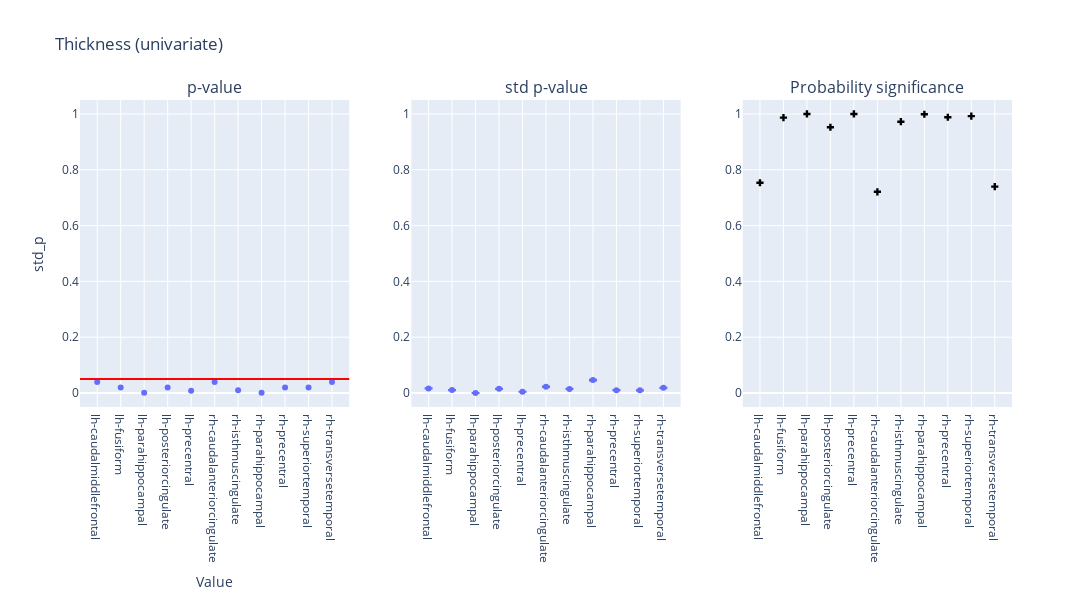

The notebook cell this image was saved under:
### Code cell
plot_dumbbell(df_thickness_uni, "Thickness (univariate)")

### Figure 1 — Plotly figure (JSON) as saved in the notebook; plotly's stock layout.template omitted (floating-point values rounded to 4 significant figures)
{"data": [{"hovertemplate": "region=%{x}<br>p_value=%{y}<extra></extra>", "legendgroup": "", "marker": {"color": "#636efa", "symbol": "circle"}, "mode": "markers", "name": "", "orientation": "v", "showlegend": false, "type": "scatter", "x": ["lh-caudalmiddlefrontal", "lh-fusiform", "lh-parahippocampal", "lh-posteriorcingulate", "lh-precentral", "rh-caudalanteriorcingulate", "rh-isthmuscingulate", "rh-parahippocampal", "rh-precentral", "rh-superiortemporal", "rh-transversetemporal"], "xaxis": "x", "y": [0.04, 0.02, 0.001, 0.02, 0.008, 0.04, 0.01, 0.001, 0.02, 0.02, 0.04], "yaxis": "y"}, {"error_y": {"array": [0.0004556, 0.0002874, 2.215e-06, 0.000409, 0.0001199, 0.0006195, 0.0003977, 0.001268, 0.000281, 0.0002608, 0.0005093], "arrayminus": [0.0004685, 0.0002956, 2.278e-06, 0.0004207, 0.0001233, 0.0006371, 0.000409, 0.001304, 0.000289, 0.0002683, 0.0005238]}, "hovertemplate": "region=%{x}<br>std_p=%{y}<extra></extra>", "legendgroup": "", "marker": {"color": "#636efa", "symbol": "circle"}, "mode": "markers", "name": "", "orientation": "v", "showlegend": false, "type": "scatter", "x": ["lh-caudalmiddlefrontal", "lh-fusiform", "lh-parahippocampal", "lh-posteriorcingulate", "lh-precentral", "rh-caudalanteriorcingulate", "rh-isthmuscingulate", "rh-parahippocampal", "rh-precentral", "rh-superiortemporal", "rh-transversetemporal"], "xaxis": "x2", "y": [0.01672, 0.01055, 8.131e-05, 0.01501, 0.0044, 0.02274, 0.0146, 0.04653, 0.01031, 0.009575, 0.0187], "yaxis": "y2"}, {"marker": {"color": "black", "symbol": "cross"}, "mode": "markers", "name": "Flip probability", "showlegend": false, "type": "scatter", "x": ["lh-caudalmiddlefrontal", "lh-fusiform", "lh-parahippocampal", "lh-posteriorcingulate", "lh-precentral", "rh-caudalanteriorcingulate", "rh-isthmuscingulate", "rh-parahippocampal", "rh-precentral", "rh-superiortemporal", "rh-transversetemporal"], "xaxis": "x3", "y": [0.7535, 0.9867, 1.0, 0.9524, 1.0, 0.721, 0.9722, 0.999, 0.9881, 0.9921, 0.7396], "yaxis": "y3"}], "layout": {"annotations": [{"font": {"size": 16}, "showarrow": false, "text": "p-value", "x": 0.1444, "xanchor": "center", "xref": "paper", "y": 1, "yanchor": "bottom", "yref": "paper"}, {"font": {"size": 16}, "showarrow": false, "text": "std p-value", "x": 0.5, "xanchor": "center", "xref": "paper", "y": 1, "yanchor": "bottom", "yref": "paper"}, {"font": {"size": 16}, "showarrow": false, "text": "Probability significance", "x": 0.8556, "xanchor": "center", "xref": "paper", "y": 1, "yanchor": "bottom", "yref": "paper"}], "height": 600, "hovermode": "closest", "shapes": [{"line": {"color": "red", "width": 2}, "type": "line", "x0": 0, "x1": 1, "xref": "x domain", "y0": 0.05, "y1": 0.05, "yref": "y"}], "title": {"text": "Thickness (univariate)"}, "width": 1400, "xaxis": {"anchor": "y", "domain": [0, 0.2889], "title": {"text": "Value"}}, "xaxis2": {"anchor": "y2", "domain": [0.3556, 0.6444]}, "xaxis3": {"anchor": "y3", "domain": [0.7111, 1]}, "yaxis": {"anchor": "x", "domain": [0, 1], "range": [-0.05, 1.05], "title": {"text": "std_p"}}, "yaxis2": {"anchor": "x2", "domain": [0, 1], "range": [-0.05, 1.05]}, "yaxis3": {"anchor": "x3", "domain": [0, 1], "range": [-0.05, 1.05]}}}
